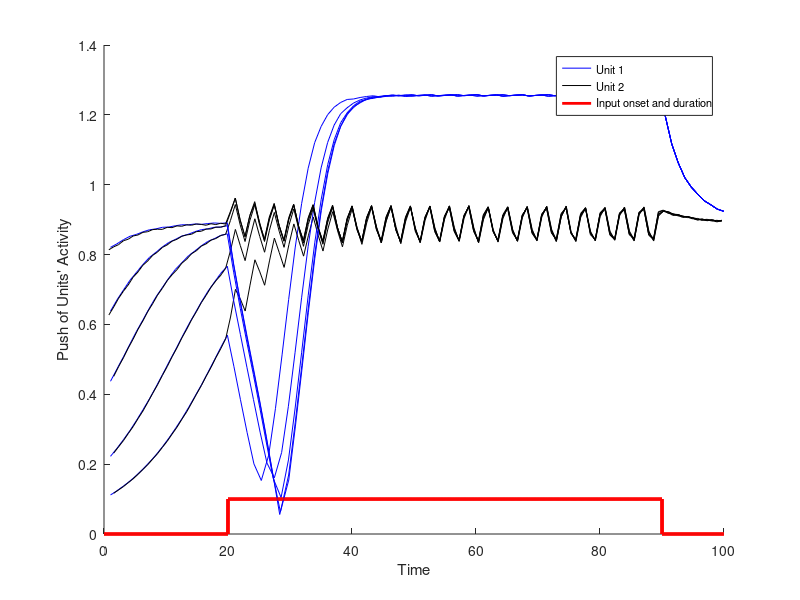

Here is the MATLAB script that generated this plot:
%%% codes for producing fig.8 in the following manuscript

% Baghdadi, G., Towhidkhah, F., & Rostami, R. (2018). 
% A mathematical model to mimic the shape of event related desynchronization/synchronization. 
% Journal of Theoretical Biology, 453, 117-124.

% ---------- NOTE: this code is for a genral model and some parts of it do not relate to this figure

%%%
clear all; %close all
inx=1;
t_DE=0;
%%% stimuli
d=1;
stimuli=d;
%visiual=1  %auditory=0
% Modality=[1 1 1 0 0 0 0 1 0 1 0 0 1 1 1 1 0 0 0 1 1 0 0 0 1 1 1 1 1 1 0 0 0 0 0 0 1 1 1 1];
Modality=1;
%%% First Step
A_S = 0;
w_S = 6;       

w_STM1_V=6;   % frequecy value that reperesents visual 1
w_STM2_V=8;   % frequecy value that reperesents visual 2
w_STM1_A=7;   % frequecy value that reperesents auditory 1
w_STM2_A=9;   % frequecy value that reperesents auditory 2

%--------------------------------------

for IC = [0.1 0.2 0.4 0.6 0.8]
    landa_1_V=0.2;  % landa value in vanderpol eq. that reperesents visual 1
    p_1_V =w_STM1_V; % frequecy (p) value in vanderpol eq. that reperesents visual 1
    B_1_V= 1.5;   % coupling weight for visual 1
    
    y_1_V = IC;
    x_1_V = IC;
    out_1_V(1)=y_1_V;
    
    landa_2_V =0.2;  % landa value in vanderpol eq. that reperesents visual 2
    p_2_V=w_STM2_V;  % frequecy (p) value in vanderpol eq. that reperesents visual 2
    B_2_V=1.5; % coupling weight for visual 2
    
    y_2_V = IC;
    x_2_V = IC;
    out_2_V(1)=y_2_V;
    
    %-------------------------------------
    landa_1_A=0.2;   % landa value in vanderpol eq. that reperesents auditory 1
    p_1_A =w_STM1_A; % frequecy (p) value in vanderpol eq. that reperesents auditory 1
    B_1_A=1.5; % coupling weight for auditory 1
    
    y_1_A=0.5;
    x_1_A=0.5;
    out_1_A(1)=y_1_A;
    
    landa_2_A =0.2;  % landa value in vanderpol eq. that reperesents auditory 2
    p_2_A=w_STM2_A;  % frequecy (p) value in vanderpol eq. that reperesents auditory 2
    B_2_A=1.5; % coupling weight for auditory 2
    
    y_2_A=0.5;
    x_2_A=0.5;
    out_2_V(1)=y_2_A;
    
    %-------------------------------------------
    %-------------------------------------------
    t_stim=0;
    t_stim_pres=0;
    t_ISI=0;
    tt=0;
    dt = 0.01;   %sample interval
    t = -0.01;
    T_present=70;  %stimulus presentation time
    T_isi=100;  %inter stimulus interval
    T_start=2;
    T_end=(20*dt)+T_isi*(1/dt)*length(stimuli);
    flag_start_stim=0;
    
    
    for i= T_start:T_end
        t = t + dt;
        time(i)=t;
        %%%%%%%%%%%%%%%%%%%%%%%%%%%%%%%%%%%%%%
        %------------Stimulation-------------%
        %%%%%%%%%%%%%%%%%%%%%%%%%%%%%%%%%%%%%%
        if (t>20) & (t_stim_pres<T_present) & (t_ISI<T_isi)  %t=20 just delay for begining the test
                if flag_start_stim==0
                    time_ST=t;
                    flag_start_stim=1;
                end
                A_S=1;
                w_S =w_STM1_V; 
                STIM(i)=1;
        elseif (t_stim_pres>T_present) & (t_ISI<T_isi)    % the gap between two presentation
            flag_stimuli=0;
            flag_start_stim=0;
            Flag_decision=0;
            A_S=0;
            B_1_V=0;
            B_2_V=0;
            B_1_A=0;
            B_2_A=0;
            STIM(i)=0;
        elseif (t_ISI>T_isi)    % start new presentation
            t_ISI=0;
            t_stim_pres=0;
            count=count+1
            tt=0;
        end
        if (t>20)
            t_stim_pres=t_stim_pres+dt;
            t_ISI=t_ISI+dt;
        end
    %%%%&&&
        k=0;
        %   input
        x_S= A_S * sin(w_S * t);
        input(i)=x_S;
        
       %% ------------------------------- %%
       %%%%%%%% Attention resourse %%%%%%%%%
       %-----------------------------------%
       % Visual Target and Non-Target
       x_1_V=dt*((landa_1_V-y_1_V.^2)*x_1_V-p_1_V.^2*y_1_V+...
           B_1_V*x_S)+...
           x_1_V;
       y_1_V = dt * (x_1_V) + y_1_V;
         
       out_1_V(i)=y_1_V;
            
       x_2_V=dt*((landa_2_V-y_2_V.^2)*x_2_V-p_2_V.^2*y_2_V+...
           B_2_V*x_S)+...         
           x_2_V;
       y_2_V = dt * (x_2_V) + y_2_V;
       
       out_2_V(i)=y_2_V;
       %----------------------------------%
       %----------------------------------%
       % Auditory Target and Non-Target
       x_1_A=dt*((landa_1_A-y_1_A.^2)*x_1_A-p_1_A.^2*y_1_A+...
           B_1_A*x_S)+...
           x_1_A;
       y_1_A = dt * (x_1_A) + y_1_A;
         
       out_1_A(i)=y_1_A;
            
       x_2_A=dt*((landa_2_A-y_2_A.^2)*x_2_A-p_2_A.^2*y_2_A+...
           B_2_A*x_S)+...         
           x_2_A;
       y_2_A = dt * (x_2_A) + y_2_A;
       
       out_2_A(i)=y_2_A;
    
    end
%     %-----------------------------------------------------------------------
%     figure;plot(out_1_V,'r')
%     hold on
%     plot(out_2_V)
    %%%%%%%% attention source
    diff_1_V=diff(out_1_V);
    diff_2_V=diff(out_2_V);
    
    diff_1_A=diff(out_1_A);
    diff_2_A=diff(out_2_A);
    
    diff_in=diff(input);
    
    k=1;
    for i=1:length(diff_1_V)-1
        if (sign(diff_1_V(i))~=sign(diff_1_V(i+1))) && (out_1_V(i)>0)
            push_1_V(k)=out_1_V(i);
            index_1_V(k)=time(i);
            k=k+1;
        end
    end
    %%%
    k=1;
    for i=1:length(diff_2_V)-1
        if (sign(diff_2_V(i))~=sign(diff_2_V(i+1))) && (out_2_V(i)>0)
            push_2_V(k)=out_2_V(i);
            index_2_V(k)=time(i);
            k=k+1;
        end
    end
    %%%
    k=1;
    for i=1:length(diff_1_A)-1
        if (sign(diff_1_A(i))~=sign(diff_1_A(i+1))) && (out_1_A(i)>0)
            push_1_A(k)=out_1_A(i);
            index_1_A(k)=time(i);
            k=k+1;
        end
    end
    
    %%%
    k=1;
    for i=1:length(diff_2_A)-1
        if (sign(diff_2_A(i))~=sign(diff_2_A(i+1))) && (out_2_A(i)>0)
            push_2_A(k)=out_2_A(i);
            index_2_A(k)=time(i);
            k=k+1;
        end
    end
    %%%
    k=1;
    for i=1:length(diff_in)-1
        if (sign(diff_in(i))~=sign(diff_in(i+1))) && (input(i)>0)
            push_in(k)=input(i);
            index_in(k)=time(i);
            k=k+1;
        end
    end
    
    % figure;
    hold on
    plot(index_1_V(T_start:end),push_1_V(T_start:end),'b')
    plot(index_2_V(T_start:end),push_2_V(T_start:end),'k')
    
    
    plot(time,STIM*0.1,'Color','r','LineWidth',2)
    set(gcf,'Color','white')
end
%set(gca,'FontSize',10)
ylabel('Push of Units'' Activity')
xlabel('Time')
legend({'Unit 1','Unit 2','Input onset and duration'},'Location','Best','FontSize',8)
    %title('\bf \fontname{Arial} \fontsize{12} B = 1.5;\Omega1 \approx \omega1 = 6; \omega2 = 8; IC=0.5')